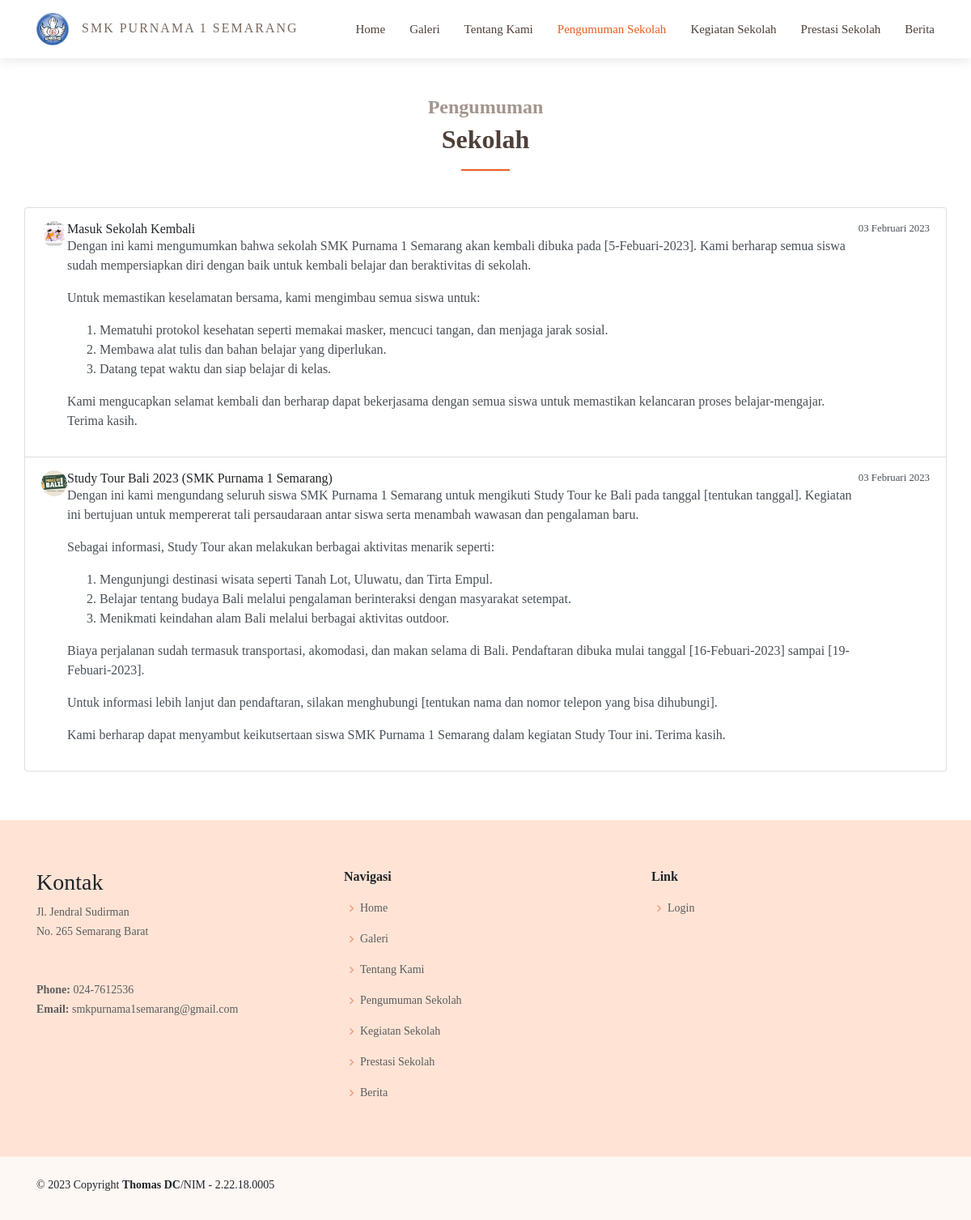
Screenshot of /WEB/more-pengumuman.php with the database file from the repository.
### tables this page shows
CREATE TABLE `data_pengumuman` (
  `id` int(11) NOT NULL,
  `slug` text NOT NULL,
  `judul` varchar(255) NOT NULL,
  `isi` text NOT NULL,
  `tanggal` timestamp NOT NULL,
  `foto` varchar(255) NOT NULL,
  `tipe_gambar` varchar(30) NOT NULL,
  `ukuran_gambar` int(11) NOT NULL
);

CREATE TABLE `data_profil_sekolah` (
  `id_profil_sekolah` int(11) NOT NULL,
  `nm_sekolah` varchar(255) NOT NULL,
  `status_sekolah` varchar(255) NOT NULL,
  `nss_npsn` varchar(255) NOT NULL,
  `almt_sekolah` text NOT NULL,
  `telp_sekolah` varchar(255) NOT NULL,
  `email_sekolah` varchar(255) NOT NULL,
  `nm_kepsek` varchar(255) NOT NULL
);

### WEB/logic/time-ago.php (called while the page is built, shortened)
<?php
include 'logic/format-tanggal-indo.php';
function time_since($original)
{
    $today = time();
    $since = $today - $original;
    if ($since > 604800) {
        $print = tanggal_indo(date("Y-m-d", $original));
        return $print;
    }
    $print = ($count == 1) ? '1 ' . $name : "$count {$name}";
    return $print . ' yang lalu';
}

### WEB/logic/format-tanggal-indo.php (called while the page is built)
<?php
function tanggal_indo($tanggal)
{
    $bulan = array(
        1 =>   'Januari',
        'Februari',
        'Maret',
        'April',
        'Mei',
        'Juni',
        'Juli',
        'Agustus',
        'September',
        'Oktober',
        'November',
        'Desember'
    );
    $split = explode('-', $tanggal);
    return $split[2] . ' ' . $bulan[(int)$split[1]] . ' ' . $split[0];
}

### WEB/more-pengumuman.php (the view, shortened to what this page needs)
<!DOCTYPE html>
<html lang="en">
<head>
  <link href="WEB/assets/vendor/aos/aos.css" rel="stylesheet">
  <link href="WEB/assets/vendor/bootstrap/css/bootstrap.min.css" rel="stylesheet">
  <link href="WEB/assets/vendor/bootstrap-icons/bootstrap-icons.css" rel="stylesheet">
  <link href="WEB/assets/vendor/boxicons/css/boxicons.min.css" rel="stylesheet">
  <link href="WEB/assets/vendor/glightbox/css/glightbox.min.css" rel="stylesheet">
  <link href="WEB/assets/vendor/swiper/swiper-bundle.min.css" rel="stylesheet">
  <link href="WEB/assets/css/style.css" rel="stylesheet">
  <link href="WEB/assets/css/components.css" rel="stylesheet">
</head>
<body>
  <?php
  include "header3.php";
  ?>
  <main id="main">
    <section id="pengumuman" class="portfolio">
      <div class="container" data-aos="fade-up">
        <div class="section-title">
          <h2>Pengumuman</h2>
          <p>Sekolah</p>
        </div>
        <div class="row" data-aos="fade-up" data-aos-delay="100">
          <?php
          include 'logic/time-ago.php';
          include '../login/conn.php';
          $data = mysqli_query($conn, "SELECT * FROM data_pengumuman ORDER BY `id` DESC");
          while ($d = mysqli_fetch_array($data)) {
          ?>
            <a href="baca-pengumuman/<?php echo $d['slug']; ?>" class="list-group-item list-group-item-action d-flex gap-3 py-3" aria-current="true">
              <img src="admin/logic/pengumuman_sklh/<?php echo $d['foto']; ?>" alt="twbs" width="32" height="32" class="rounded-circle flex-shrink-0" style="object-fit: cover;">
              <div class="d-flex gap-2 w-100 justify-content-between">
                <div>
                  <h6 class="mb-0"><?php echo $d['judul']; ?></h6>
                  <p class="mb-0 opacity-75"><?php echo $d['isi']; ?></p>
                </div>
                <small class="opacity-50 text-nowrap">
                  <?php
                  $tgl_data = $d['tanggal'];
                  echo time_since(strtotime($tgl_data));
                  ?>
                </small>
              </div>
            </a>
          <?php } ?>
        </div>
      </div>
    </section>
  </main>
  <?php
  include "footer3.php";
  ?>
</body>
</html>

### WEB/footer3.php (shortened to what this page needs)
<footer id="footer">
  <div class="footer-top section-bg">
    <div class="container">
      <div class="row">
        <div class="col-lg-4 col-md-6 footer-contact">
          <h3>Kontak</h3>
          <p>
            Jl. Jendral Sudirman
            <br>
            No. 265 Semarang Barat<br>
            <br><br>
            <strong>Phone:</strong>
            <?php
            include '../login/conn.php';
            $cari_phone = mysqli_query($conn, "SELECT telp_sekolah FROM data_profil_sekolah ");
            $rows = mysqli_fetch_array($cari_phone);
            echo $rows['telp_sekolah'];
            ?>
            <br>
            <strong>Email:</strong>
            <?php
            $cari_email = mysqli_query($conn, "SELECT email_sekolah FROM data_profil_sekolah ");
            $rows = mysqli_fetch_array($cari_email);
            echo $rows['email_sekolah'];
            ?>
            <br>
          </p>
        </div>
        <div class="col-lg-4 col-md-3 footer-links">
          <h4>Navigasi</h4>
          <ul>
            <li><i class="bx bx-chevron-right"></i> <a href="./home#home">Home</a></li>
            <li><i class="bx bx-chevron-right"></i> <a href="./home#galeri">Galeri</a></li>
            <li><i class="bx bx-chevron-right"></i> <a href="./home#tentang">Tentang Kami</a></li>
            <li><i class="bx bx-chevron-right"></i> <a href="./home#pengumuman">Pengumuman Sekolah</a></li>
            <li><i class="bx bx-chevron-right"></i> <a href="./home#kegiatan">Kegiatan Sekolah</a></li>
            <li><i class="bx bx-chevron-right"></i> <a href="./home#capaian">Prestasi Sekolah</a></li>
            <li><i class="bx bx-chevron-right"></i> <a href="./semua-berita#berita">Berita</a></li>
          </ul>
        </div>
        <div class="col-lg-4 col-md-3 footer-links">
          <h4>Link</h4>
          <ul>
            <li><i class="bx bx-chevron-right"></i> <a href="./log-in">Login</a></li>
          </ul>
        </div>
      </div>
    </div>
  </div>
  <div class="container py-4">
    <div class="copyright">
      &copy;  Copyright <strong><span>Thomas DC</span></strong>/NIM - 2.22.18.0005
    </div>
  </div>
</footer>

### WEB/assets/css/style.css (style rules this page uses)
body { font-family: "SourceSansPro" !important; color: #212529; font-weight: normal; }
a { color: #eb5d1e; text-decoration: none; }
h1, h2, h3, h4, h5, h6, .font-primary { font-family: "SourceSansPro"; color: #212529; font-weight: normal; }
#main { margin-top: 72px; }
section { padding: 60px 0; overflow: hidden; }
.section-bg { background-color: #ffe4d6 !important; }
.section-title { text-align: center; padding-bottom: 30px; }
.section-title h2 { font-size: 24px; font-weight: 700; padding-bottom: 0; line-height: 1px; margin-bottom: 15px; color: #a2958d; }
.section-title p { padding-bottom: 15px; margin-bottom: 15px; position: relative; font-size: 32px; font-weight: 700; color: #4e4039; }
.section-title p::after { content: ""; position: absolute; display: block; width: 60px; height: 2px; background: #eb5d1e; bottom: 0; left: calc(50% - 30px); }
#footer { background: #fff; padding: 0 0 30px 0; color: #212529; font-size: 14px; background: #fef8f5; }
#footer .footer-top { padding: 60px 0 30px 0; background: #fff; }
#footer .footer-top .footer-contact { margin-bottom: 30px; }
#footer .footer-top .footer-contact p { font-size: 14px; line-height: 24px; margin-bottom: 0; font-family: "SourceSansPro"; color: #5c5c5c; }
#footer .footer-top h4 { font-size: 16px; font-weight: bold; color: #212529; position: relative; padding-bottom: 12px; }
#footer .footer-top .footer-links { margin-bottom: 30px; }
#footer .footer-top .footer-links ul { list-style: none; padding: 0; margin: 0; }
#footer .footer-top .footer-links ul i { padding-right: 2px; color: #f39e7a; font-size: 18px; line-height: 1; }
#footer .footer-top .footer-links ul li { padding: 10px 0; display: flex; align-items: center; }
#footer .footer-top .footer-links ul li:first-child { padding-top: 0; }
#footer .footer-top .footer-links ul a { color: #5c5c5c; transition: 0.3s; display: inline-block; line-height: 1; }
#footer .copyright { text-align: center; float: left; }

### WEB/assets/css/components.css (style rules this page uses)
.mb-0 { margin-bottom: 0px !important; }

### rows the page displays
data_pengumuman: foto (picture), judul "Masuk Sekolah Kembali", isi "Dengan ini kami mengumumkan bahwa sekolah SMK Purnama 1 Semarang akan kembali dibuka pada [5-Febuari-2023]. Kami berharap semua siswa sudah mempersiapkan diri dengan baik untuk kembali belajar dan beraktivitas di sekolah. Untuk memastikan keselamatan bersama, kami mengimbau semua siswa untuk: Mematuhi protokol kesehatan seperti memakai masker, mencuci tangan, dan menjaga jarak sosial. Membawa alat tulis dan bahan belajar yang diperlukan. Datang tepat waktu dan siap belajar di kelas. Kami mengucapkan selamat kembali dan berharap dapat bekerjasama dengan semua siswa untuk memastikan kelancaran proses belajar-mengajar. Terima kasih.", tanggal "03 Februari 2023"
data_pengumuman: foto (picture), judul "Study Tour Bali 2023 (SMK Purnama 1 Semarang)", isi "Dengan ini kami mengundang seluruh siswa SMK Purnama 1 Semarang untuk mengikuti Study Tour ke Bali pada tanggal [tentukan tanggal]. Kegiatan ini bertujuan untuk mempererat tali persaudaraan antar siswa serta menambah wawasan dan pengalaman baru. Sebagai informasi, Study Tour akan melakukan berbagai aktivitas menarik seperti: Mengunjungi destinasi wisata seperti Tanah Lot, Uluwatu, dan Tirta Empul. Belajar tentang budaya Bali melalui pengalaman berinteraksi dengan masyarakat setempat. Menikmati keindahan alam Bali melalui berbagai aktivitas outdoor. Biaya perjalanan sudah termasuk transportasi, akomodasi, dan makan selama di Bali. Pendaftaran dibuka mulai tanggal [16-Febuari-2023] sampai…", tanggal "03 Februari 2023"
data_profil_sekolah: telp_sekolah "024-7612536", email_sekolah "smkpurnama1semarang@gmail.com"
